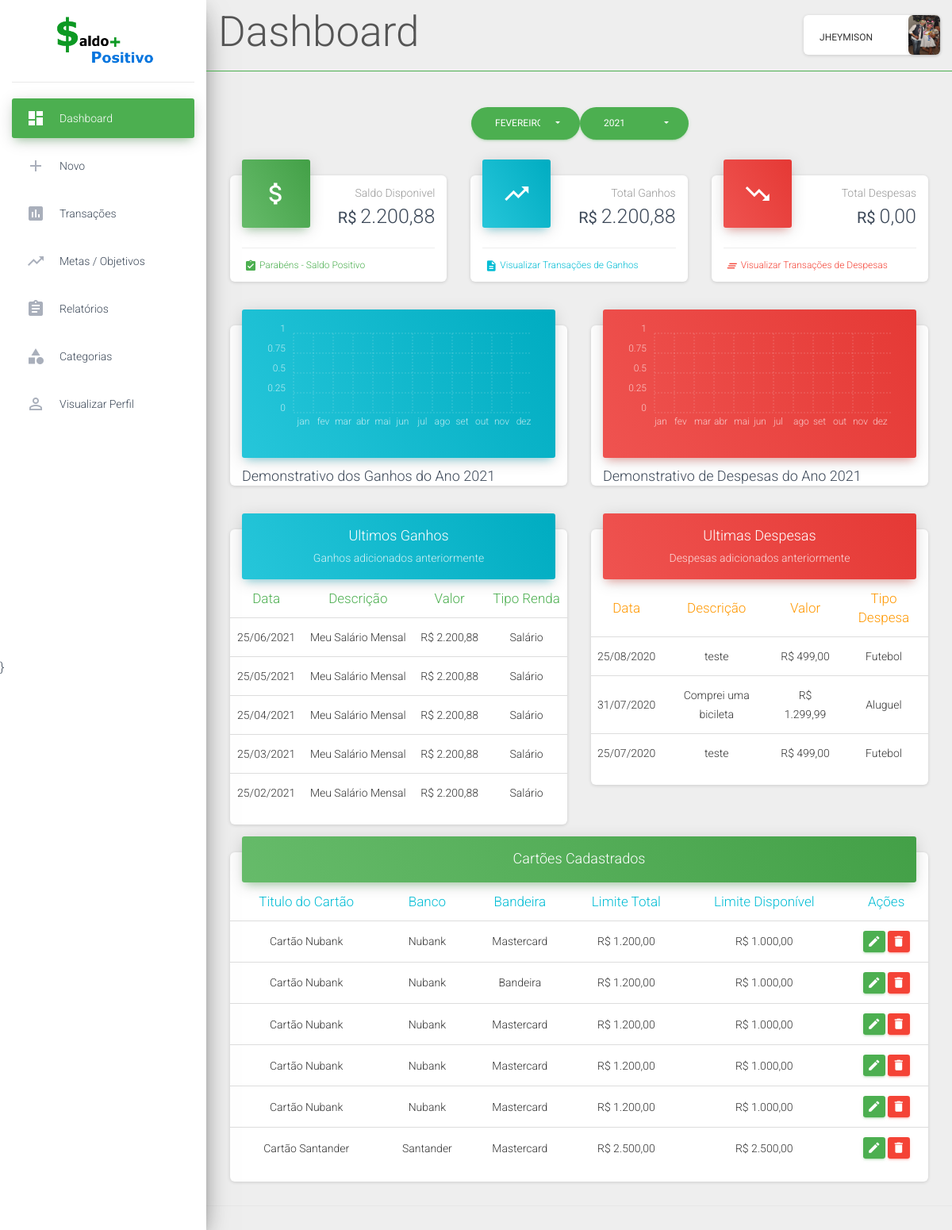
Page /main.php (signed in) on the committed database.
### tables this page shows
CREATE TABLE `perfil_usuarios` (
  `id` int(11) NOT NULL,
  `empresa` varchar(300) NOT NULL,
  `profissao` varchar(300) NOT NULL,
  `sobre` varchar(1000) NOT NULL,
  `imagem` varchar(1000) NOT NULL,
  `id_cadastrar_usuarios` int(11) NOT NULL
);

CREATE TABLE `cadastrar_ganhos` (
  `id` int(11) NOT NULL,
  `data` date NOT NULL,
  `descricao` varchar(300) NOT NULL,
  `tipo_renda` varchar(200) NOT NULL,
  `valor` decimal(19,2) NOT NULL,
  `renda_fixa` varchar(200) NOT NULL DEFAULT 'Não',
  `id_cadastrar_usuarios` int(11) NOT NULL
);

CREATE TABLE `cadastrar_despesas` (
  `id` int(11) NOT NULL,
  `data` date NOT NULL,
  `descricao` varchar(300) NOT NULL,
  `tipo_despesa` varchar(200) NOT NULL,
  `tipo_pagamento` varchar(200) NOT NULL,
  `despesa_fixa` varchar(200) NOT NULL DEFAULT 'Não',
  `valor_despesa` decimal(19,2) NOT NULL,
  `id_cadastrar_usuarios` int(11) NOT NULL
);

CREATE TABLE `cadastrar_cartoes` (
  `id` int(11) NOT NULL,
  `titulo` varchar(300) NOT NULL,
  `banco` varchar(300) NOT NULL,
  `bandeira` varchar(100) NOT NULL,
  `limite_total` decimal(19,2) NOT NULL,
  `limite_disponivel` decimal(19,2) NOT NULL,
  `id_cadastrar_usuarios` int(11) NOT NULL
);

### inserts/title_pages.php (called while the page is built)
<?php
    if(isset($_GET['sec'])){
            $pageInfo = $_GET['sec'];
        if($pageInfo == "dashboard"){
            $pageFormat = "Dashboard";
        } elseif ($pageInfo == "cadastrar_ganho") {
            $pageFormat = "Cadastrar Ganho";
        } elseif($pageInfo == "edita_ganhos"){
            $pageFormat = "Editar Ganhos";
        } elseif($pageInfo == "deleta_ganhos"){
            $pageFormat = "Deletar Ganho";
        } elseif($pageInfo == "cadastrar_despesa"){
            $pageFormat = "Cadastrar Despesas";
        } elseif($pageInfo == "edita_despesas"){
            $pageFormat = "Editar Despesas";
        } elseif($pageInfo == "deleta_despesas"){
            $pageFormat = "Deletar Despesa";
        } elseif($pageInfo == "cadastrar_cartoes"){
            $pageFormat = "Cadastrar Cartao";
        } elseif($pageInfo == "edita_cartoes"){
            $pageFormat = "Editar Cartao";
        } elseif($pageInfo == "deleta_cartoes"){
            $pageFormat = "Deletar Cartao";
        } elseif($pageInfo == "vizualizar_transacoes"){
            $pageFormat = "Visualizar Transações";
        } elseif($pageInfo == "cadastrar_metas"){
            $pageFormat = "Cadastrar Metas";
        } elseif($pageInfo == "editar_metas"){
            $pageFormat = "Editar Metas";
        } elseif($pageInfo == "deletar_metas"){
            $pageFormat = "Deletar Metas";
        } elseif($pageInfo == "relatorio_ganhos"){
            $pageFormat = "Relatorio de Ganhos";
        } elseif($pageInfo == "relatorio_despesas"){
            $pageFormat = "Relatorio de Despesas";
        } elseif($pageInfo == "relatorio_tipo_pagamento"){
            $pageFormat = "Relatorio de Tipos de Pagamentos";
        } elseif($pageInfo == "vizualizar_perfil"){
            $pageFormat = "Seu Perfil";
        } elseif($pageInfo == "editar_perfil"){
            $pageFormat = "Editar Perfil";
        } elseif($pageInfo == "cadastra_tipo_ganhos"){
            $pageFormat = "Cadastrar Tipos de Ganhos";
        } elseif($pageInfo == "cadastra_tipo_despesas"){
            $pageFormat = "Cadastrar Tipos de Despesas";
        } elseif($pageInfo == "edita_tipo_ganhos"){
            $pageFormat = "Alterar Tipos de Ganhos";
        } elseif($pageInfo == "deleta_tipo_ganhos"){
            $pageFormat = "Deletar Tipo";
        } elseif($pageInfo == "edita_tipo_despesas"){
            $pageFormat = "Alterar Tipos de Despesa";
        } elseif($pageInfo == "deleta_tipo_despesas"){
            $pageFormat = "Deletar Tipo";
        }
    } else {
        $pageFormat = "Dashboard";
        $pageInfo ="dashboard";
    }
?>

### pages/dashboard.php (called while the page is built, shortened)
<?php
	function dashboard(){
?>
<?php
	$id_usuario = $_SESSION['user']['id'];
?>
<?php
	include("inserts/cards.php");
?>
<?php
	include("inserts/cards_graficos.php");
?>
<?php
	include("inserts/table_dashboard.php");
?>
<?php }; ?>
<?php dashboard(); ?>

### inserts/table_cartoes.php (the view)
<?php
    $sql_cartoes = "SELECT * FROM cadastrar_cartoes WHERE id_cadastrar_usuarios = '$id_usuario' ORDER BY id DESC";
    $sel_cartoes = $conecta_bd->query($sql_cartoes);
?>
<div class="row">
	<div class="col-lg-12 col-md-12">
		<div class="card">
		    <div class="card-header card-header-success">
		        <h4 class="card-title text-center">Cartões Cadastrados</h4>
		    </div>
		    <div class="card-body table-responsive">
		        <table class="table table-hover">
		            <thead class="text-info text-center">
		                <tr>
                            <th>Titulo do Cartão</th>
                            <th>Banco</th>
                            <th>Bandeira</th>
                            <th>Limite Total</th>
                            <th>Limite Disponível</th>
                            <th>Ações</th>
		                </tr>
		            </thead>
		            <tbody class="text-center">
                        <?php while ( $dados = $sel_cartoes->fetch_assoc() ) : ?>
                            <tr>
                                <td><?php echo $dados['titulo'] ?></td>
                                <td><?php echo $dados['banco'] ?></td>
                                <td><?php echo $dados['bandeira'] ?></td>
                                <td>R$ <?php echo number_format($dados['limite_total'],'2',',','.') ?></td>
                                <td>R$ <?php echo number_format($dados['limite_disponivel'],'2',',','.') ?></td>
                                <td class="td-actions text-center">
                                    <a href="main.php?page=cartoes&sec=edita_cartoes&id=<?php echo $dados['id'] ?>">
                                        <button type="button" rel="tooltip" class="btn btn-success" title="Editar">
                                            <i class="material-icons">edit</i>
                                        </button>
                                    </a>
                                    <a href="main.php?page=cartoes&sec=deleta_cartoes&id=<?php echo $dados['id'] ?>">
                                        <button type="button" rel="tooltip" class="btn btn-danger" title="Deletar">
                                            <i class="material-icons">delete</i>
                                        </button>
                                    </a>
                                </td>
                            </tr>
                        <?php endwhile; ?>
		            </tbody>
		        </table>
		    </div>
		</div>
	</div>
</div>

### main.php (shortened to what this page needs)
<?php
    if ( $_SESSION['logado'] == true ) :
    $id_usuario = $_SESSION['user']['id'];
    $usuario = $_SESSION['user']['nome'];
    $nome = explode(" ", $usuario);
    include("bd/conecta_bd.php");
    include("inserts/title_pages.php");
    $sql_perfil = "SELECT * FROM perfil_usuarios WHERE id_cadastrar_usuarios = '$id_usuario'";
    $sel_perfil = $conecta_bd->query($sql_perfil);
    $perfil = $sel_perfil -> fetch_assoc();
    $imagem = $perfil['imagem'];
?>
<!doctype html>
<html>
<head>
    <link rel="stylesheet" href="https://maxcdn.bootstrapcdn.com/font-awesome/latest/css/font-awesome.min.css">
    <link href="assets/css/material-dashboard2.min.css" rel="stylesheet" />
    <link href="assets/css/material-dashboard.min.css" rel="stylesheet" />
    <link href="assets/demo/demo.css" rel="stylesheet" />
    <link rel="stylesheet" type="text/css" href="chartist/chartist.min.css">
    <link rel="stylesheet" type="text/css" href="assets/css/style.css">
    <link rel="stylesheet" href="https://cdn.jsdelivr.net/docsearch.js/2/docsearch.min.css" />
    <link rel="stylesheet" href="assets/demo/docs.min.css">
</head>
<body>
    <div class="wrapper ">
        <div class="sidebar" data-color="green" data-background-color="white">
            <div class="logo">
                <a href="main.php?sec=dashboard">
                    <img id="logoSite" src="assets/img/logo.png">
                </a>
            </div>
            <div class="sidebar-wrapper">
                <ul class="nav">
                    <li class="nav-item <?=($pageInfo == 'dashboard')?'active':''?>">
                        <a class="nav-link" href="main.php?sec=dashboard">
                            <i class="material-icons">dashboard</i>
                            <p>Dashboard</p>
                        </a>
                    </li>
                    <li class="nav-item dropdown <?=($pageInfo == 'cadastrar_ganho' || $pageInfo == 'cadastrar_despesa' || $pageInfo == 'cadastrar_cartoes')?'active':''?>">
                        <a class="nav-link" href="#" id="navbarDropdownMenuLink" data-toggle="dropdown" aria-haspopup="true" aria-expanded="false">
                            <i class="material-icons">add</i>
                            <p>Novo</p>
                        </a>
                    </li>
                    <li class="nav-item <?=($pageInfo == 'vizualizar_transacoes')?'active':''?>" >
                        <a class="nav-link" href="main.php?page=transacoes&sec=vizualizar_transacoes">
                            <i class="material-icons">assessment</i>
                            <p>Transações</p>
                        </a>
                    </li>
                    <li class="nav-item <?=($pageInfo == 'cadastrar_metas')?'active':''?>"">
                        <a class="nav-link" href="main.php?page=metas&sec=cadastrar_metas">
                            <i class="material-icons">trending_up</i>
                            <p>Metas / Objetivos</p>
                        </a>
                    </li>
                    <li class="nav-item dropdown <?=($pageInfo == 'relatorio_ganhos' || $pageInfo == 'relatorio_despesas' || $pageInfo == 'relatorio_tipo_pagamento' )?'active':''?>" >
                        <a class="nav-link" href="#" id="navbarDropdownMenuLink" data-toggle="dropdown" aria-haspopup="true" aria-expanded="false">
                            <i class="material-icons">assignment</i>
                            <p>Relatórios</p>
                        </a>
                    </li>
                    <li class="nav-item dropdown <?=($pageInfo == 'cadastra_tipo_ganhos' || $pageInfo == 'cadastra_tipo_despesas')?'active':''?>">
                        <a class="nav-link" href="#" id="navbarDropdownMenuLink" data-toggle="dropdown" aria-haspopup="true" aria-expanded="false" name="tipo_ganhO_despesa">
                            <i class="material-icons">category</i>
                            <p>Categorias</p>
                        </a>
                    </li>
                    <li class="nav-item <?=($pageInfo == 'vizualizar_perfil')?'active':''?>" >
                        <a class="nav-link" href="main.php?page=perfil&sec=vizualizar_perfil" name="vizualizar_perfil">
                            <i class="material-icons">perm_identity</i>
                            <p>Visualizar Perfil</p>
                        </a>
                    </li>
                </ul>
            </div>
            }
        </div>
        <div class="main-panel">
            <nav class="navbar navbar-expand-lg navbar-transparent navbar-absolute fixed-top ">
                <div class="container-fluid">
                    <div class="navbar-wrapper">
                        <h1><?php echo $pageFormat ?><h1>
                    </div>
                    <div class="collapse navbar-collapse justify-content-end">
                        <ul class="navbar-nav">
                            <li class="nav-item">
                                <div class="card">
                                    <div class="card-body">
                                        <div class="row">
                                            <div class="col">
                                                <div class="dropdown nomePerfil">
                                                    <a class="nav-link" id="navbarDropdownMenuLink" data-toggle="dropdown" aria-haspopup="true" aria-expanded="false" style="cursor: pointer;">
                                                        <?php echo $nome[0]; ?>
                                                    </a>
                                                </div>
                                            </div>
                                            <div class="col">
                                                <img class="card imgPerfil" src="<?php echo $imagem ?>" rel="nofollow" alt="Card image cap">
                                            </div>
                                        </div>
                                    </div>
                                </div>
                            </li>
                        </ul>
                    </div>
                </div>
            </nav>
            <div class="content">
                <div class="container-fluid">
                    <?php
                        include("routes/routes_main.php");
                    ?>
                </div>
            </div>
            <footer class="footer">
            </footer>
        </div>
    </div>
</html>
<?php endif; ?>

### inserts/table_dashboard.php (shortened to what this page needs)
<?php
    include("bd/conecta_bd.php");
	$sql_cadastrar_ganhos = "SELECT * FROM cadastrar_ganhos WHERE id_cadastrar_usuarios = '$id_usuario' ORDER BY data DESC LIMIT 5 ";
    $sel_page = $conecta_bd->query($sql_cadastrar_ganhos);
	$sql_cadastrar_despesas = "SELECT * FROM cadastrar_despesas WHERE id_cadastrar_usuarios = '$id_usuario' ORDER BY data DESC";
	$sel = $conecta_bd->query($sql_cadastrar_despesas);
?>
<div class="row" id="cardTable">
	<div class="col-lg-6 col-md-12 cardValInd">
		<div class="card">
		    <div class="card-header card-header-info">
		        <h4 class="card-title text-center">Ultimos Ganhos</h4>
		        <p class="card-category text-center">Ganhos adicionados anteriormente</p>
		    </div>
		    <div class="card-body table-responsive">
		        <table class="table table-hover">
		            <thead class="text-success text-center">
		                <tr>
		                    <th>Data</th>
		                    <th>Descrição</th>
		                    <th>Valor</th>
		                    <th>Tipo Renda</th>
		                </tr>
		            </thead>
		            <tbody class="text-center">
                        <?php while ( $dados = $sel_page->fetch_assoc() ) : ?>
                            <?php
                                $date = $dados['data'];
                                $data = implode('/', array_reverse(explode('-', $date)));
                            ?>
                            <tr>
                                <td><?php  echo $data ?></td>
                                <td><?php  echo $dados['descricao']?></td>
                                <td>R$ <?php  echo number_format($dados['valor'],'2',',','.')?></td>
                                <td><?php  echo $dados['tipo_renda']?></td>
                            </tr>
                        <?php endwhile; ?>
		            </tbody>
		        </table>
		    </div>
		</div>
	</div>
	<div class="col-lg-6 col-md-12">
		<div class="card">
		    <div class="card-header card-header-danger">
		        <h4 class="card-title text-center">Ultimas Despesas</h4>
		        <p class="card-category text-center">Despesas adicionados anteriormente</p>
		    </div>
		    <div class="card-body table-responsive">
		        <table class="table table-hover">
		            <thead class="text-warning text-center" >
		                <tr>
		                    <th>Data</th>
		                    <th>Descrição</th>
		                    <th>Valor</th>
		                    <th>Tipo Despesa</th>
		                </tr>
		            </thead>
		            <tbody class="text-center">
                    <?php while ( $dados = $sel->fetch_assoc() ) : ?>
                        <?php
                            $date = $dados['data'];
                            $data = implode('/', array_reverse(explode('-', $date)));
                        ?>
                        <tr>
                            <td><?php  echo $data ?></td>
                            <td id="n_ultrapassa"><?php  echo $dados['descricao']?></td>
                            <td>R$ <?php echo number_format($dados['valor_despesa'],'2',',','.') ?></td>
                            <td><?php  echo $dados['tipo_despesa']?></td>
                        </tr>
                        <?php endwhile; ?>
		            </tbody>
		        </table>
		    </div>
		</div>
	</div>
</div>
<?php
    include("inserts/table_cartoes.php");
?>

### rows in the picture
perfil_usuarios: imagem (picture)
cadastrar_ganhos: data "25/06/2021", descricao "Meu Salário Mensal", valor "2.200,88", tipo_renda "Salário"
cadastrar_ganhos: data "25/05/2021", descricao "Meu Salário Mensal", valor "2.200,88", tipo_renda "Salário"
cadastrar_ganhos: data "25/04/2021", descricao "Meu Salário Mensal", valor "2.200,88", tipo_renda "Salário"
cadastrar_ganhos: data "25/03/2021", descricao "Meu Salário Mensal", valor "2.200,88", tipo_renda "Salário"
cadastrar_ganhos: data "25/02/2021", descricao "Meu Salário Mensal", valor "2.200,88", tipo_renda "Salário"
cadastrar_despesas: data "25/08/2020", descricao "teste", valor_despesa "499,00", tipo_despesa "Futebol"
cadastrar_despesas: data "31/07/2020", descricao "Comprei uma bicileta", valor_despesa "1.299,99", tipo_despesa "Aluguel"
cadastrar_despesas: data "25/07/2020", descricao "teste", valor_despesa "499,00", tipo_despesa "Futebol"
cadastrar_cartoes: titulo "Cartão Nubank", banco "Nubank", bandeira "Mastercard", limite_total "1.200,00", limite_disponivel "1.000,00"
cadastrar_cartoes: titulo "Cartão Nubank", banco "Nubank", bandeira "Bandeira", limite_total "1.200,00", limite_disponivel "1.000,00"
cadastrar_cartoes: titulo "Cartão Nubank", banco "Nubank", bandeira "Mastercard", limite_total "1.200,00", limite_disponivel "1.000,00"
cadastrar_cartoes: titulo "Cartão Nubank", banco "Nubank", bandeira "Mastercard", limite_total "1.200,00", limite_disponivel "1.000,00"
cadastrar_cartoes: titulo "Cartão Nubank", banco "Nubank", bandeira "Mastercard", limite_total "1.200,00", limite_disponivel "1.000,00"
cadastrar_cartoes: titulo "Cartão Santander", banco "Santander", bandeira "Mastercard", limite_total "2.500,00", limite_disponivel "2.500,00"

### other values in the picture
$pageFormat "Dashboard"
$nome[0] "JHEYMISON"
$saldo_disponivel "2.200,88"
$valor_ganhos "2.200,88"
$valor_despesas "0,00"
$ano "2021"
